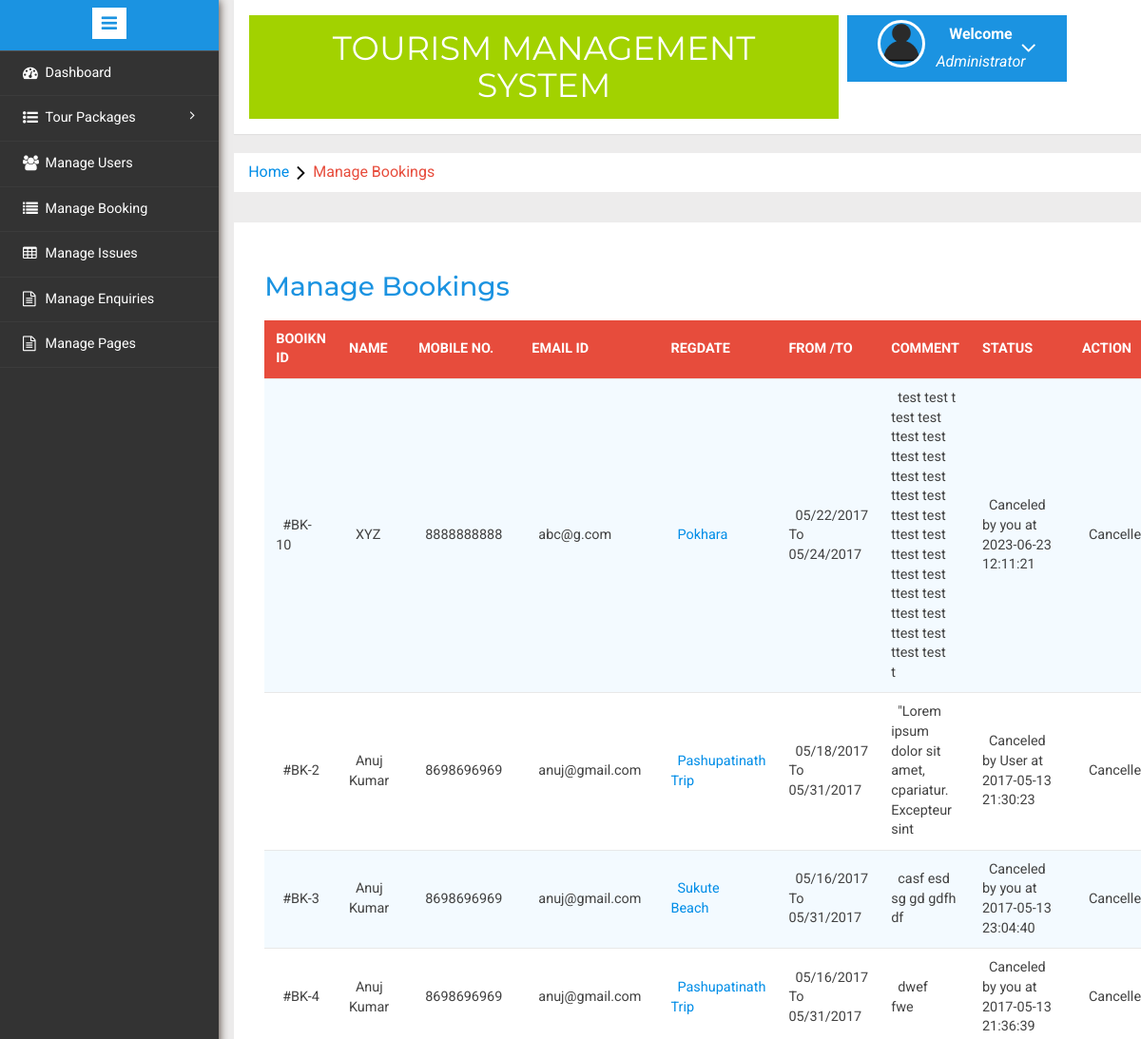
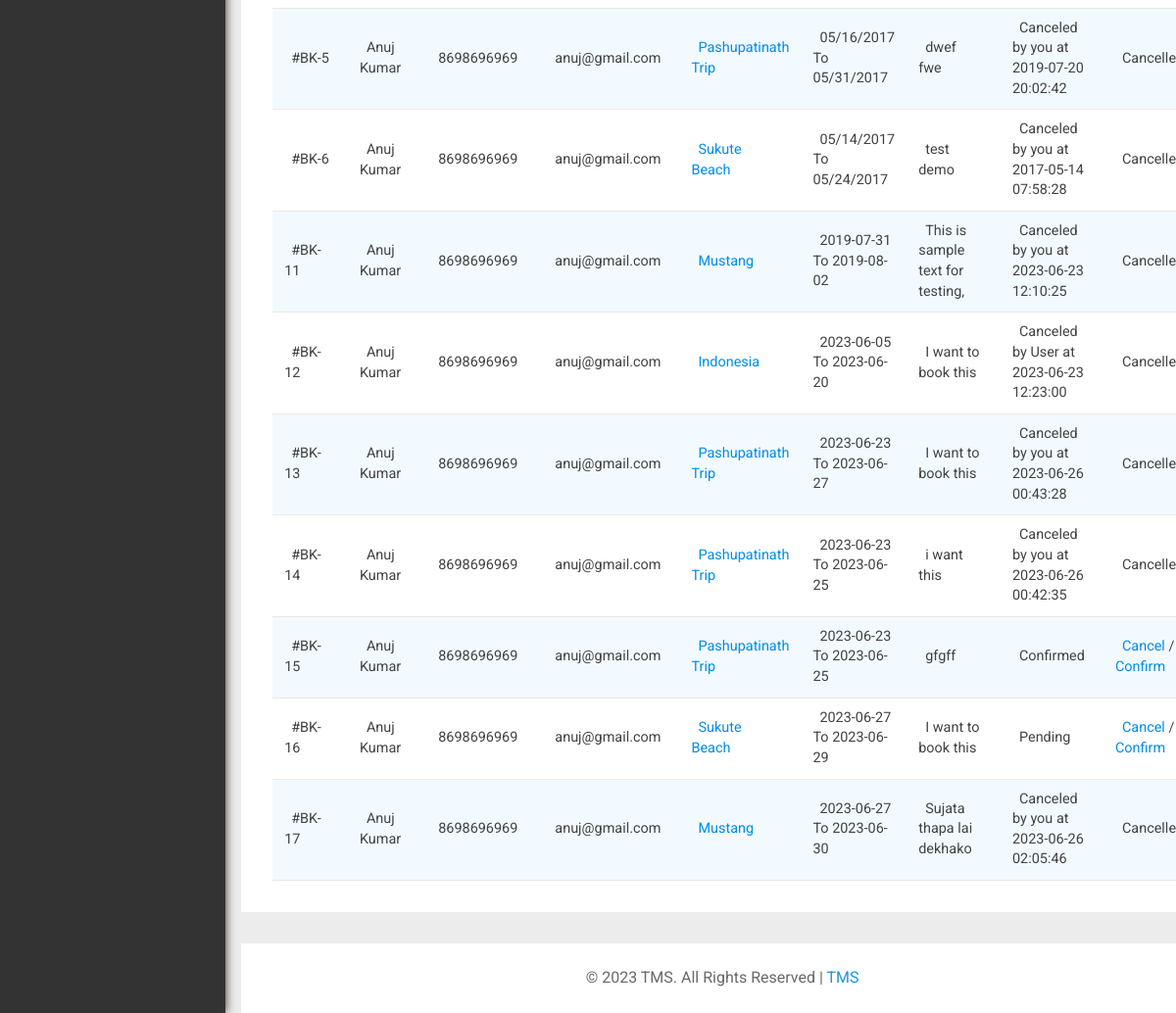
The app's page /tms/admin/manage-bookings.php (signed in) with its own data (2 pictures, top to bottom).
### tables this page shows
CREATE TABLE `tblusers` (
  `id` int(11) NOT NULL,
  `FullName` varchar(100) DEFAULT NULL,
  `MobileNumber` char(10) DEFAULT NULL,
  `EmailId` varchar(70) DEFAULT NULL,
  `Password` varchar(100) DEFAULT NULL,
  `RegDate` timestamp NULL DEFAULT current_timestamp(),
  `UpdationDate` timestamp NULL DEFAULT NULL ON UPDATE current_timestamp()
);

CREATE TABLE `tblbooking` (
  `BookingId` int(11) NOT NULL,
  `PackageId` int(11) DEFAULT NULL,
  `UserEmail` varchar(100) DEFAULT NULL,
  `FromDate` varchar(100) DEFAULT NULL,
  `ToDate` varchar(100) DEFAULT NULL,
  `Comment` mediumtext DEFAULT NULL,
  `RegDate` timestamp NULL DEFAULT current_timestamp(),
  `status` int(11) DEFAULT NULL,
  `CancelledBy` varchar(5) DEFAULT NULL,
  `UpdationDate` timestamp NULL DEFAULT NULL ON UPDATE current_timestamp()
);

CREATE TABLE `tbltourpackages` (
  `PackageId` int(11) NOT NULL,
  `PackageName` varchar(200) DEFAULT NULL,
  `PackageType` varchar(150) DEFAULT NULL,
  `PackageLocation` varchar(100) DEFAULT NULL,
  `PackagePrice` int(11) DEFAULT NULL,
  `PackageFetures` varchar(255) DEFAULT NULL,
  `PackageDetails` mediumtext DEFAULT NULL,
  `PackageImage` varchar(100) DEFAULT NULL,
  `Creationdate` timestamp NULL DEFAULT current_timestamp(),
  `UpdationDate` timestamp NULL DEFAULT NULL ON UPDATE current_timestamp()
);

### tms/admin/manage-bookings.php (the view, shortened to what this page needs)
<?php
include('includes/config.php');
if(strlen($_SESSION['alogin'])==0)
	{
header('location:index.php');
}
else{
	?>
<!DOCTYPE HTML>
<html>
<head>
<link href="css/bootstrap.min.css" rel='stylesheet' type='text/css' />
<link href="css/style.css" rel='stylesheet' type='text/css' />
<link rel="stylesheet" href="css/morris.css" type="text/css"/>
<link href="css/font-awesome.css" rel="stylesheet">
<link rel="stylesheet" type="text/css" href="css/table-style.css" />
<link rel="stylesheet" type="text/css" href="css/basictable.css" />
<link rel="stylesheet" href="css/icon-font.min.css" type='text/css' />
</head>
<body>
   <div class="page-container">
<div class="left-content">
	   <div class="mother-grid-inner">
				<?php include('includes/header.php');?>
				</div>
<ol class="breadcrumb">
                <li class="breadcrumb-item"><a href="index.html">Home</a><i class="fa fa-angle-right"></i>Manage Bookings</li>
            </ol>
<div class="agile-grids">
				<div class="agile-tables">
					<div class="w3l-table-info">
					  <h2>Manage Bookings</h2>
					    <table id="table">
						<thead>
						  <tr>
						  <th>Booikn id</th>
							<th>Name</th>
							<th>Mobile No.</th>
							<th>Email Id</th>
							<th>RegDate </th>
							<th>From /To </th>
							<th>Comment </th>
							<th>Status </th>
							<th>Action </th>
						  </tr>
						</thead>
						<tbody>
<?php $sql = "SELECT tblbooking.BookingId as bookid,tblusers.FullName as fname,tblusers.MobileNumber as mnumber,tblusers.EmailId as email,tbltourpackages.PackageName as pckname,tblbooking.PackageId as pid,tblbooking.FromDate as fdate,tblbooking.ToDate as tdate,tblbooking.Comment as comment,tblbooking.status as status,tblbooking.CancelledBy as cancelby,tblbooking.UpdationDate as upddate from tblusers join  tblbooking on  tblbooking.UserEmail=tblusers.EmailId join tbltourpackages on tbltourpackages.PackageId=tblbooking.PackageId";
$query = $dbh -> prepare($sql);
$query->execute();
$results=$query->fetchAll(PDO::FETCH_OBJ);
$cnt=1;
if($query->rowCount() > 0)
{
foreach($results as $result)
{				?>
						  <tr>
							<td>#BK-<?php echo htmlentities($result->bookid);?></td>
							<td><?php echo htmlentities($result->fname);?></td>
							<td><?php echo htmlentities($result->mnumber);?></td>
							<td><?php echo htmlentities($result->email);?></td>
							<td><a href="update-package.php?pid=<?php echo htmlentities($result->pid);?>"><?php echo htmlentities($result->pckname);?></a></td>
							<td><?php echo htmlentities($result->fdate);?> To <?php echo htmlentities($result->tdate);?></td>
								<td><?php echo htmlentities($result->comment);?></td>
								<td><?php if($result->status==0)
{
echo "Pending";
}
if($result->status==1)
{
echo "Confirmed";
}
if($result->status==2 and  $result->cancelby=='a')
{
echo "Canceled by you at " .$result->upddate;
}
if($result->status==2 and $result->cancelby=='u')
{
echo "Canceled by User at " .$result->upddate;
}
?></td>
<?php if($result->status==2)
{
	?><td>Cancelled</td>
<?php } else {?>
<td><a href="manage-bookings.php?bkid=<?php echo htmlentities($result->bookid);?>" onclick="return confirm('Do you really want to cancel booking')" >Cancel</a> / <a href="manage-bookings.php?bckid=<?php echo htmlentities($result->bookid);?>" onclick="return confirm('Do you really want to Confirm booking')" >Confirm</a></td>
<?php }?>
						  </tr>
						 <?php $cnt=$cnt+1;} }?>
						</tbody>
					  </table>
					</div>
			</div>
<?php include('includes/footer.php');?>
</div>
</div>
						<?php include('includes/sidebarmenu.php');?>
							</div>
</body>
</html>
<?php } ?>

### tms/admin/css/table-style.css (style rules this page uses)
table { background: white; border-collapse: collapse; margin: 1.25em 0 0; width: 100%; }
table tr, table th, table td { border: none; border-bottom: 1px solid #e8e8e8; font-size: .95em; }
table th, table td { padding: 10px 12px; text-align: left; }
table th { background: #e74c3c; color: #fff; text-transform: uppercase; }
table tr td { background: #f3faff; color: #424242; }
table tr:nth-of-type(2n+2) td { background: #ffffff; }
table { width: 100%; }

### records on screen
tblusers: tblbooking.BookingId "10", FullName "XYZ", MobileNumber "8888888888", EmailId "abc@g.com", tbltourpackages.PackageName "Pokhara", tblbooking.FromDate "05/22/2017", tblbooking.ToDate "05/24/2017", tblbooking.Comment "test test t test test ttest test ttest test ttest test ttest test ttest test ttest test ttest test ttest test ttest test ttest test ttest test ttest test t", tblbooking.UpdationDate "2023-06-23 12:11:21", shows "Cancelled"
tblusers: tblbooking.BookingId "2", FullName "Anuj Kumar", MobileNumber "8698696969", EmailId "anuj@gmail.com", tbltourpackages.PackageName "Pashupatinath Trip", tblbooking.FromDate "05/18/2017", tblbooking.ToDate "05/31/2017", tblbooking.Comment "\"Lorem ipsum dolor sit amet, cpariatur. Excepteur sint", tblbooking.UpdationDate "2017-05-13 21:30:23", shows "Cancelled", tblbooking.BookingId "3", tbltourpackages.PackageName "Sukute Beach", tblbooking.FromDate "05/16/2017", tblbooking.Comment "casf esd sg gd gdfh df", tblbooking.UpdationDate "2017-05-13 23:04:40", tblbooking.BookingId "4", tblbooking.Comment "dwef fwe", tblbooking.UpdationDate "2017-05-13 21:36:39", tblbooking.BookingId "5", tblbooking.UpdationDate "2019-07-20 20:02:42", tblbooking.BookingId "6", tblbooking.FromDate "05/14/2017", tblbooking.ToDate "05/24/2017", tblbooking.Comment "test demo", tblbooking.UpdationDate "2017-05-14 07:58:28", tblbooking.BookingId "11", tbltourpackages.PackageName "Mustang", tblbooking.FromDate "2019-07-31", tblbooking.ToDate "2019-08-02", tblbooking.Comment "This is sample text for testing,", tblbooking.UpdationDate "2023-06-23 12:10:25", tblbooking.BookingId "12", tbltourpackages.PackageName "Indonesia", tblbooking.FromDate "2023-06-05", tblbooking.ToDate "2023-06-20", tblbooking.Comment "I want to book this", tblbooking.UpdationDate "2023-06-23 12:23:00", tblbooking.BookingId "13", tblbooking.FromDate "2023-06-23", tblbooking.ToDate "2023-06-27", tblbooking.UpdationDate "2023-06-26 00:43:28", tblbooking.BookingId "14", tblbooking.ToDate "2023-06-25", tblbooking.Comment "i want this", tblbooking.UpdationDate "2023-06-26 00:42:35", tblbooking.BookingId "15", tblbooking.Comment "gfgff", shows "Confirmed", tblbooking.BookingId "16", tblbooking.FromDate "2023-06-27", tblbooking.ToDate "2023-06-29", shows "Pending", tblbooking.BookingId "17", tblbooking.ToDate "2023-06-30", tblbooking.Comment "Sujata thapa lai dekhako", tblbooking.UpdationDate "2023-06-26 02:05:46"
